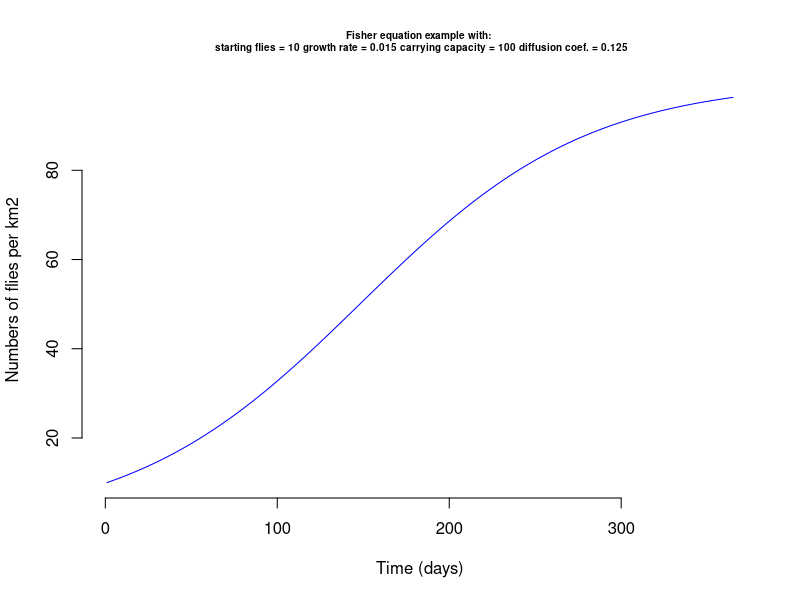

This figure's R source:
library("plotrix")
# fisher equation for two dimensions
# assumes homogenous habitat

#*************CALCULATIONS WITH MATRICES*********************
# http://www.r-bloggers.com/fast-conways-game-of-life-in-r/
# make 4 copies of the original matrix
# in copy 1- delete leftmost column and add column of zeros to the very right
# in copy 2- do the opposite
# in copy 3- delete uppermost row and add row of zeros to bottom
# in copy 4- delete the row at hte bottom and add a row of zeros to the very top
#  stack all the copies (sum them up - gives a new array of Ni values)
#***********************************************************

#**************************FUNCTIONS******************************
shift.matrix <- function( mat=flies ) { # matrix of numbers of tsetse
  matN <- rbind( mat[1,], mat[-nrow(mat),] ) # shift matrix down 1 cell - append the first row onto the top - reflective boundary
  matS <- rbind( mat[-1,], mat[nrow(mat),] ) # shift matrix up 1 cell
  matE <- cbind( mat[,-1], mat[,ncol(mat)] ) # shift matrix left 1 cell
  matW <- cbind( mat[,1], mat[,-ncol(mat)] ) # shift matrix right 1 cell
  return(array( data=c(matN,matS,matE,matW), # stack the matrices into an array
                dim=c(length(matN[,1]), length(matN[1,]),4),
                dimnames=list(NULL,NULL,c("N","S","E","W"))))
}

fisher.func <- function(flies, # matrix of numbers of flies at time t
                        flies.shift, # array resulting from shift.matrix
                        alpha=diff.coef, # diffusion coefficient
                        r=growth.rate, # growth rate of tsetse
                        K=carry.cap){ # carrying capacity
  growth <- flies * r * (1 - (flies / K))
  diffusion <- flies + 
    alpha * flies.shift[,,"N"] +
    alpha * flies.shift[,,"S"] +
    alpha * flies.shift[,,"E"] +
    alpha * flies.shift[,,"W"] -
    alpha*4*flies
  
  new_vals <- growth + diffusion
  return(new_vals)
}
#*****************************PARAMETERS*****************************
# assume 1km grid cells
# m2 displacement xm / day diffusion coef therefore x / 4

area.length <- 50 # length and width of area in km
area.width <- 50

starting.flies <- 10 # number of flies in each cell at start

growth.rate <- 0.015 # per day
carry.cap <- 100
diff.coef <- 0.125 # could be replaced by habtiat map coded with cell-specific diff coefs
days <- 365 # days to run simulation

output <- array(0,dim=c(area.width,area.length,days))

#*******************starting matrix of flies (day 1)***********************
output[,,1] <- matrix( rep(starting.flies,area.length*area.width),
                       nrow=area.width, ncol=area.length ) # start with 10 flies in each cell 


#**********************RUN MODEL************************************
for (i in 2:days) {
  output.shift <- shift.matrix(output[,,i-1])
  output[,,i] <- fisher.func(flies=output[,,i-1],flies.shift=output.shift)
}
#**********************PLOT*************************************

plot(1:days,output[25,25,1:days],bty="n",ylab="Numbers of flies per km2", xlab="Time (days)",
     type="l",col="blue",cex.main=0.6, main=paste("Fisher equation example with: \n starting flies =",starting.flies,
                                     "growth rate =",growth.rate,
                                     "carrying capacity =", carry.cap,
                                     "diffusion coef. =", diff.coef, sep=" "))
# currently working on spatial plots
#cellcol <- color.scale(output[,,days],c(0,1),0,c(1,0))
#color2D.matplot(output[,,days],cellcolors=cellcol)
